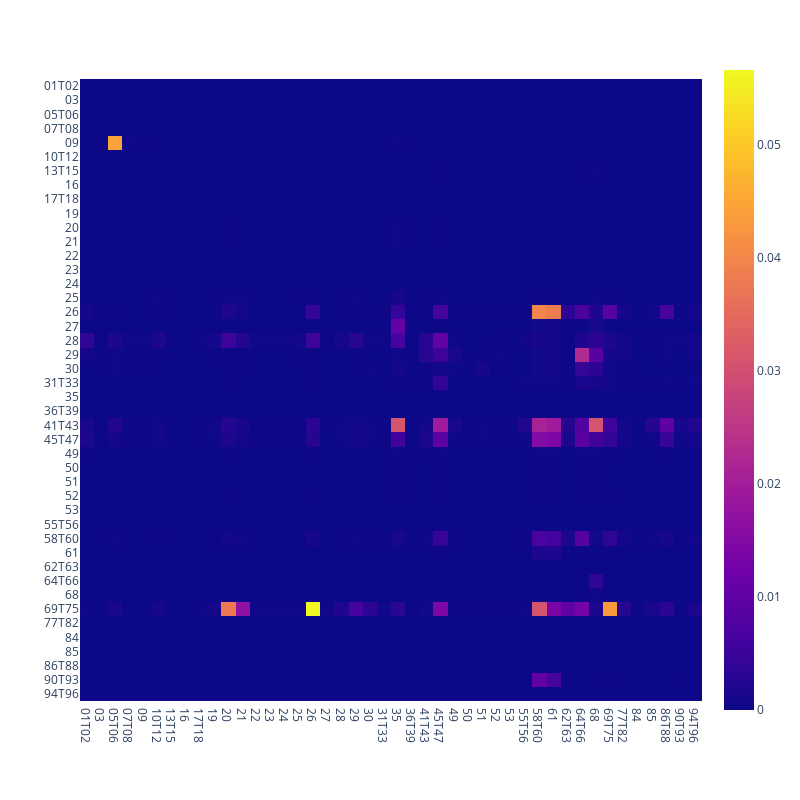

The code cell stored with this chart in its notebook:
### Code cell
px.imshow(res, width=500, height = 500)
#Image("finaloecdmat.png")

### Figure 1 — Plotly figure (JSON) as saved in the notebook; plotly's stock layout.template omitted (floating-point values rounded to 4 significant figures; data arrays with more than 128 entries replaced by an {"elided": "..."} marker saying what was removed)
{"data": [{"coloraxis": "coloraxis", "hovertemplate": "x: %{x}<br>y: %{y}<br>color: %{z}<extra></extra>", "name": "0", "type": "heatmap", "x": ["01T02", "03", "05T06", "07T08", "09", "10T12", "13T15", "16", "17T18", "19", "20", "21", "22", "23", "24", "25", "26", "27", "28", "29", "30", "31T33", "35", "36T39", "41T43", "45T47", "49", "50", "51", "52", "53", "55T56", "58T60", "61", "62T63", "64T66", "68", "69T75", "77T82", "84", "85", "86T88", "90T93", "94T96"], "xaxis": "x", "y": ["01T02", "03", "05T06", "07T08", "09", "10T12", "13T15", "16", "17T18", "19", "20", "21", "22", "23", "24", "25", "26", "27", "28", "29", "30", "31T33", "35", "36T39", "41T43", "45T47", "49", "50", "51", "52", "53", "55T56", "58T60", "61", "62T63", "64T66", "68", "69T75", "77T82", "84", "85", "86T88", "90T93", "94T96"], "yaxis": "y", "z": {"elided": "44x44 float values"}}], "layout": {"coloraxis": {"colorscale": [[0, "#0d0887"], [0.1111, "#46039f"], [0.2222, "#7201a8"], [0.3333, "#9c179e"], [0.4444, "#bd3786"], [0.5556, "#d8576b"], [0.6667, "#ed7953"], [0.7778, "#fb9f3a"], [0.8889, "#fdca26"], [1, "#f0f921"]]}, "height": 800, "margin": {"t": 60}, "width": 800, "xaxis": {"anchor": "y", "constrain": "domain", "domain": [0, 1], "scaleanchor": "y"}, "yaxis": {"anchor": "x", "autorange": "reversed", "constrain": "domain", "domain": [0, 1]}}}
